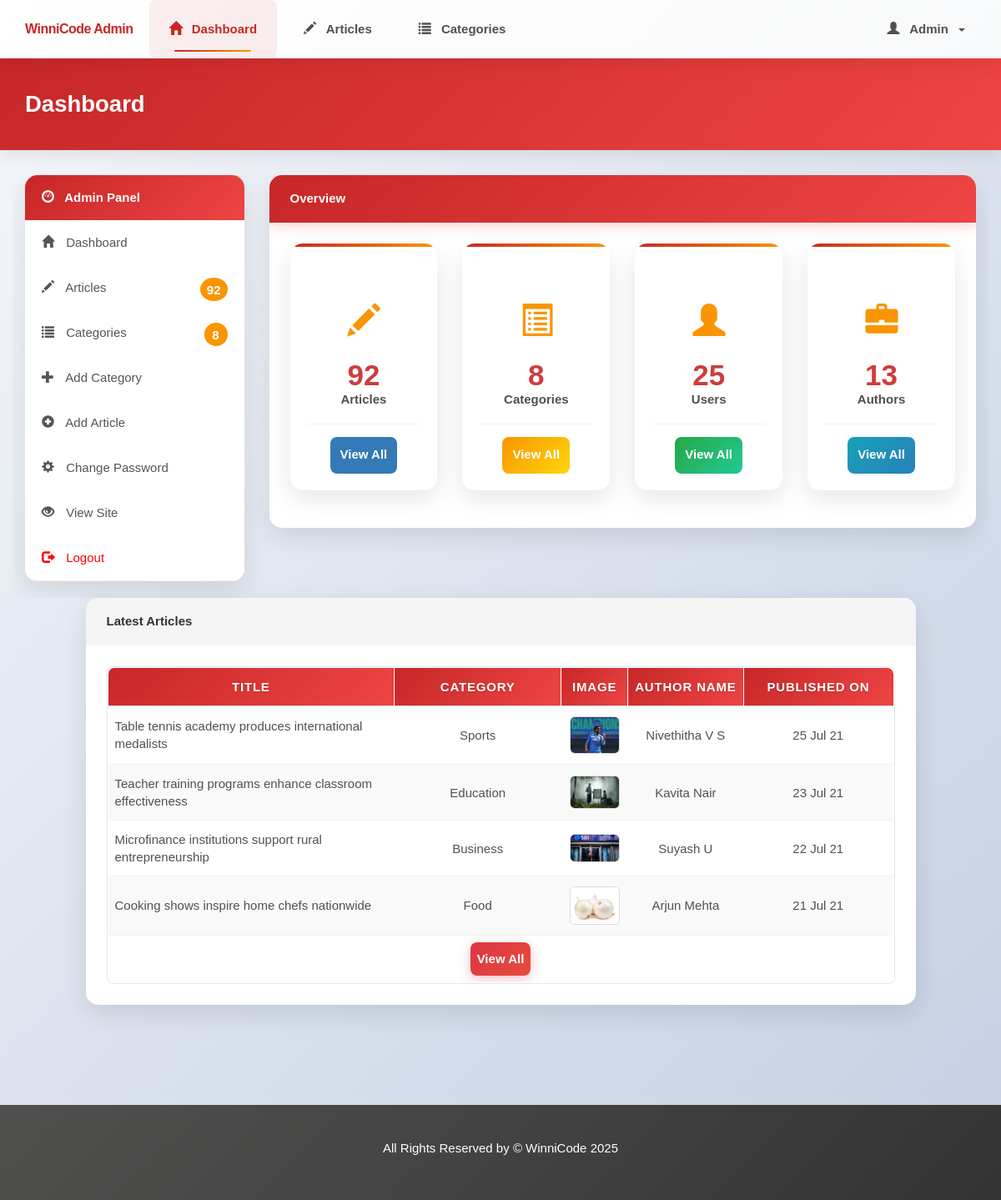
The page /admin/index.php (signed in) on the database its author committed.
### tables this page shows
CREATE TABLE `article` (
  `article_id` int NOT NULL,
  `category_id` int NOT NULL,
  `author_id` int NOT NULL,
  `article_title` varchar(200) NOT NULL,
  `article_description` text NOT NULL,
  `article_image` varchar(250) NOT NULL,
  `article_date` date NOT NULL,
  `article_trend` tinyint(1) NOT NULL,
  `article_active` tinyint(1) NOT NULL
);

CREATE TABLE `category` (
  `category_id` int NOT NULL,
  `category_name` varchar(45) NOT NULL,
  `category_color` varchar(35) NOT NULL,
  `category_image` varchar(250) NOT NULL,
  `category_description` varchar(350) NOT NULL
);

CREATE TABLE `author` (
  `author_id` int NOT NULL,
  `author_name` varchar(35) NOT NULL,
  `author_password` varchar(100) NOT NULL,
  `author_email` varchar(45) NOT NULL
);

### admin/index.php (the view, shortened to what this page needs)
<?php
require('./includes/nav.inc.php');
?>
<section id="main">
  <div class="container">
    <div class="row">
      <?php
      $user_sql = "SELECT COUNT(user_id)
                        AS no_of_users
                        FROM user";
      $user_result = mysqli_query($con, $user_sql);
      $user_data = mysqli_fetch_assoc($user_result);
      $no_of_users = $user_data['no_of_users'];
      require('./includes/quick-links.inc.php');
      ?>
      <div class="col-md-9">
        <div class="panel panel-default">
          <div class="panel-heading main-color-bg">
            <h3 class="panel-title">Overview</h3>
          </div>
          <div class="panel-body" style="padding: 2.5rem;">
            <div class="row">
              <div class="col-md-3 col-sm-6 col-xs-12">
                <div class="dash-box">
                  <div class="dash-icon" style="color: var(--primary-color);">
                    <span class="glyphicon glyphicon-pencil"></span>
                  </div>
                  <h2><?php echo $no_of_articles; ?></h2>
                  <h4>Articles</h4>
                  <div class="dash-footer">
                    <a href="./articles.php" class="btn btn-sm btn-primary">View All</a>
                  </div>
                </div>
              </div>
              <div class="col-md-3 col-sm-6 col-xs-12">
                <div class="dash-box">
                  <div class="dash-icon" style="color: var(--secondary-color);">
                    <span class="glyphicon glyphicon-list-alt" aria-hidden="true"></span>
                  </div>
                  <h2><?php echo $no_of_categories; ?></h2>
                  <h4>Categories</h4>
                  <div class="dash-footer">
                    <a href="./categories.php" class="btn btn-sm btn-warning">View All</a>
                  </div>
                </div>
              </div>
              <div class="col-md-3 col-sm-6 col-xs-12">
                <div class="dash-box">
                  <div class="dash-icon" style="color: var(--tag-green-color);">
                    <span class="glyphicon glyphicon-user"></span>
                  </div>
                  <h2><?php echo $no_of_users; ?></h2>
                  <h4>Users</h4>
                  <div class="dash-footer">
                    <a href="./users.php" class="btn btn-sm btn-success">View All</a>
                  </div>
                </div>
              </div>
              <div class="col-md-3 col-sm-6 col-xs-12">
                <div class="dash-box">
                  <div class="dash-icon" style="color: var(--tag-blue-color);">
                    <span class="glyphicon glyphicon-briefcase"></span>
                  </div>
                  <h2>
                    <?php
                    $author_sql = "SELECT COUNT(author_id) AS no_of_authors FROM author";
                    $author_result = mysqli_query($con, $author_sql);
                    $author_data = mysqli_fetch_assoc($author_result);
                    echo $author_data['no_of_authors'];
                    ?>
                  </h2>
                  <h4>Authors</h4>
                  <div class="dash-footer">
                    <a href="./authors.php" class="btn btn-sm btn-info">View All</a>
                  </div>
                </div>
              </div>
            </div>
          </div>
        </div>
      </div>
    </div>
  </div>
  <div class="row">
    <?php
    $sql = "SELECT article.article_title,
                article.article_date,
                article.article_image,
                category.category_name,
                author.author_name
                FROM article, category, author
                WHERE article.category_id = category.category_id
                AND article.author_id  = author.author_id
                ORDER BY article_date DESC
                LIMIT 4";
    $result = mysqli_query($con, $sql);
    $row = mysqli_num_rows($result);
    ?>
    <div class="col-md-10" style="float: none; margin: 0 auto;">
      <div class="panel panel-default">
        <div class="panel-heading">
          <h4 class="panel-title">Latest Articles</h4>
        </div>
        <div class="panel-body">
          <div class="table-responsive">
            <table class="table table-striped article-list table-hover">
              <tr>
                <th>Title</th>
                <th>Category</th>
                <th>Image</th>
                <th>Author Name</th>
                <th>Published On</th>
              </tr>
              <?php
              if ($row > 0) {
                while ($data = mysqli_fetch_assoc($result)) {
                  $category_name = $data['category_name'];
                  $author_name = $data['author_name'];
                  $article_title = $data['article_title'];
                  $article_image = $data['article_image'];
                  $article_date = $data['article_date'];
                  $article_date = date("d M y", strtotime($article_date));
                  echo '
                      <tr>
                        <td>
                          ' . $article_title . '
                        </td>
                        <td>
                          ' . $category_name . '
                        </td>
                        <td>
                          <img src="../assets/images/articles/' . $article_image . '" />
                        </td>
                        <td>
                          ' . $author_name . '
                        </td>
                        <td>
                          ' . $article_date . '
                        </td>
                      </tr>
                    ';
                }
                echo '
                    <tr>
                      <td colspan="5" align="center" style="padding-top: 2rem;">
                        <a href="./articles.php" class="btn btn-danger ">View All</a>
                      </td>
                    </tr>
                  ';
              }
              ?>
            </table>
          </div>
        </div>
      </div>
    </div>
  </div>
</section>
<?php
require('./includes/footer.inc.php')
  ?>

### assets/css/partials/4-component.css (style rules this page uses)
.container { width: 100%; padding-right: 15px; padding-left: 15px; margin-right: auto; margin-left: auto; max-width: 100%; overflow-x: hidden; word-wrap: break-word; overflow-wrap: break-word; }
.btn { display: inline-block; border: none; background: var(--dark-color); color: #fff; text-decoration: none; font-family: var(--ff-nunito); padding: 0.5rem 0.75rem; border-radius: var(--border-radius); transition: all 200ms ease-in-out; }
.btn-primary { background: var(--primary-color); }

### assets/css/partials/1-variables.css (style rules this page uses)
:root { --primary-color: #c72727; --secondary-color: #f99500; --light-color: #f1f1f1; --dark-color: #50514f; --black-color: #333333; --tag-trend-color: #fa163f; --tag-yellow-color: #ffbe0b; --tag-purple-color: #8338ec; --tag-blue-color: #3a86ff; --tag-green-color: #00ff73; --tag-orange-color: #ef4339; --tag-pink-color: #ff0a54; --tag-brown-color: #663f3f; --hover-color: #ee4444; --active-color: #b90615; --ts-xs: 0.625rem; --ts-vs: 0.75rem; --ts-sml: 1rem; --ts-md: 1.25rem; --ts-lg: 1.5rem; --hs-vs: 1.6rem; --hs-sml: 2.25rem; --hs-md: 2.75rem; --hs-lg: 3.5rem; --ff-monts: "Montserrat", sans-serif; --ff-nunito: "Nunito Sans", sans-serif; --ff-noto: "Noto Serif", serif; --ff-robo: "Roboto", sans-serif; --border-radius: 5px; --space-xs: 0.5rem; --space-sm: 1rem; --space-md: 1.5rem; --space-lg: 2rem; --space-xl: 3rem; --lh-tight: 1.2; --lh-normal: 1.5; --lh-relaxed: 1.7; --lh-loose: 1.8; }

### rows shown on the page
article: article_title "Table tennis academy produces international medalists", category.category_name "Sports", article_image (picture), author.author_name "Nivethitha V S", article_date "25 Jul 21"
article: article_title "Teacher training programs enhance classroom effectiveness", category.category_name "Education", article_image (picture), author.author_name "Kavita Nair", article_date "23 Jul 21"
article: article_title "Microfinance institutions support rural entrepreneurship", category.category_name "Business", article_image (picture), author.author_name "Suyash U", article_date "22 Jul 21"
article: article_title "Cooking shows inspire home chefs nationwide", category.category_name "Food", article_image (picture), author.author_name "Arjun Mehta", article_date "21 Jul 21"

### other values the page prints
$admin_name "Admin"
$page_title "Dashboard"
$no_of_articles "92"
$no_of_categories "8"
$no_of_users "25"
$author_data['no_of_authors'] "13"
